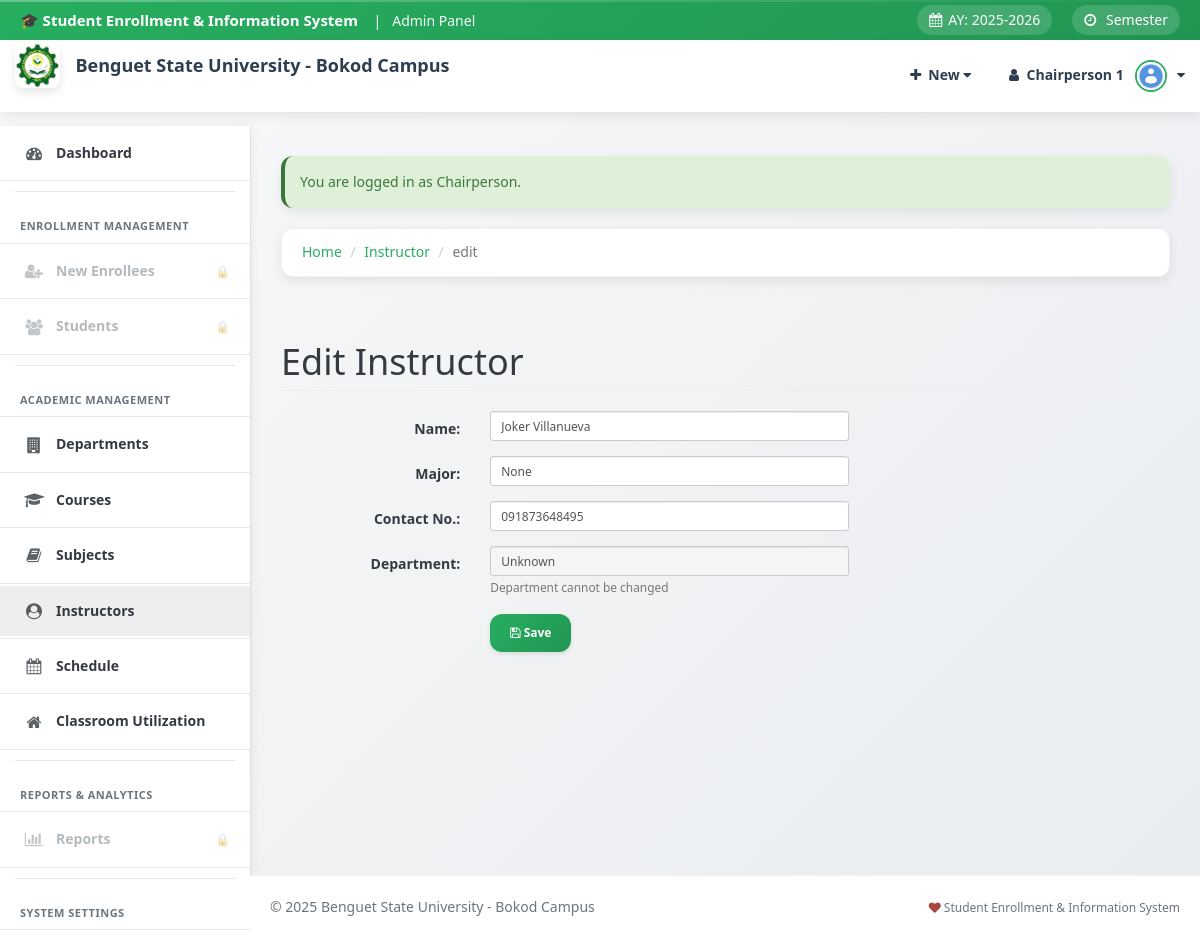
/admin/instructor/index.php?view=edit&id=1 (signed in), run on the app's committed database.
### tables this page shows
CREATE TABLE `tblinstructor` (
  `INST_ID` int(11) NOT NULL AUTO_INCREMENT,
  `INST_NAME` varchar(90) NOT NULL,
  `INST_MAJOR` varchar(90) NOT NULL,
  `INST_CONTACT` varchar(30) NOT NULL,
  PRIMARY KEY (`INST_ID`)
);

### admin/instructor/index.php (called while the page is built, shortened)
<?php
require_once ("../theme/templates.php");
?>

### include/database.php (called while the page is built, shortened)
<?php
class Database {
	var $sql_string = '';
	public $conn;
	public function open_connection() {
		$this->conn = mysqli_connect(server,user,pass);
		if(!$this->conn){
			echo "Problem in database connection! Contact administrator!";
			exit();
		}else{
			$db_select = mysqli_select_db($this->conn,database_name);
		}
	}
	function setQuery($sql='') {
		$this->sql_string=$sql;
	}
	function executeQuery() {
		$result = mysqli_query($this->conn,$this->sql_string);
		return $result;
	}
	private function confirm_query($result) {
		return $result;
	}
	function loadSingleResult() {
		$cur = $this->executeQuery();
		while ($row = mysqli_fetch_object($cur)) {
		return $data = $row;
		}
	}
}
$mydb = new Database();
?>

### include/instructors.php (called while the page is built, shortened)
<?php
require_once(LIB_PATH.DS.'database.php');
class Instructor {
	protected static  $tblname = "tblinstructor";
	function single_instructor($id=""){
			global $mydb;
			$mydb->setQuery("SELECT * FROM ".self::$tblname."
				Where INST_ID= '{$id}' LIMIT 1");
			$cur = $mydb->loadSingleResult();
			return $cur;
	}
}
?>

### include/department-filter.php (called while the page is built, shortened)
<?php
function isChairperson() {
    return isset($_SESSION['ACCOUNT_TYPE']) && $_SESSION['ACCOUNT_TYPE'] === 'Chairperson';
}
?>

### admin/instructor/edit.php (the view, shortened to what this page needs)
<?php
  @$INST_ID = $_GET['id'];
  $subject = New Instructor();
  $inst = $subject->single_instructor($INST_ID);
?>
 <form class="form-horizontal span6" action="controller.php?action=edit" method="POST">
           <div class="row">
         <div class="col-lg-12">
            <h1 class="page-header">Edit Instructor</h1>
          </div>
        </div>
                   <div class="form-group">
                    <div class="col-md-8">
                      <label class="col-md-4 control-label" for=
                      "INST_NAME">Name:</label>
                      <div class="col-md-8">
                         <input class="form-control input-sm" id="INST_NAME" name="INST_NAME" placeholder=
                            "Instructor Full Name" type="text" value="<?php echo $inst->INST_NAME ; ?>">
                      </div>
                    </div>
                  </div>
                  <div class="form-group">
                    <div class="col-md-8">
                      <label class="col-md-4 control-label" for=
                      "INST_MAJOR">Major:</label>
                      <div class="col-md-8">
                         <input class="form-control input-sm" id="INST_MAJOR" name="INST_MAJOR" placeholder=
                            "Major" type="text" value="<?php echo $inst->INST_MAJOR ; ?>">
                      </div>
                    </div>
                  </div>
                  <div class="form-group">
                    <div class="col-md-8">
                      <label class="col-md-4 control-label" for=
                      "INST_CONTACT">Contact No.:</label>
                      <div class="col-md-8">
                         <input class="form-control input-sm" id="INST_CONTACT" name="INST_CONTACT" placeholder=
                            "Contact Number" type="text" value="<?php echo $inst->INST_CONTACT ; ?>" required>
                      </div>
                    </div>
                  </div>
                  <div class="form-group">
                    <div class="col-md-8">
                      <label class="col-md-4 control-label" for="DEPT_ID">Department:</label>
                      <div class="col-md-8">
                        <?php if (isChairperson()): ?>
                            <?php
                                $mydb->setQuery("SELECT DEPARTMENT_NAME FROM department WHERE DEPT_ID = " . intval($inst->DEPT_ID));
                                $deptName = $mydb->loadSingleResult();
                            ?>
                            <input type="text" class="form-control input-sm" value="<?php echo htmlspecialchars($deptName->DEPARTMENT_NAME ?? 'Unknown'); ?>" readonly style="background-color: #f5f5f5;">
                            <small class="text-muted">Department cannot be changed</small>
                        <?php endif; ?>
                      </div>
                    </div>
                  </div>
             <div class="form-group">
                    <div class="col-md-8">
                      <label class="col-md-4 control-label" for=
                      "idno"></label>
                      <div class="col-md-8">
                       <button class="btn btn-primary btn-sm" name="save" type="submit" ><span class="fa fa-save fw-fa"></span>  Save</button>
                       </div>
                    </div>
                  </div>
  </form>

### admin/css/sb-admin-2.css (style rules this page uses)
body { background-color: #f8f8f8; }

### admin/theme/templates.php (style rules this page uses)
:root { --primary: #2c3e50; --secondary: #34495e; --accent: #27ae60; --accent-dark: #219653; --accent-light: #2ecc71; --warning: #e67e22; --danger: #e74c3c; --info: #3498db; --muted: #6c757d; --light: #f8f9fa; --dark: #343a40; --radius: 12px; --shadow: 0 4px 12px rgba(0,0,0,0.08); --shadow-lg: 0 8px 24px rgba(0,0,0,0.12); --transition: all 0.3s ease; }
body { background: linear-gradient(135deg, #f8f9fa 0%, #e9ecef 100%); color: var(--dark); font-family: 'Segoe UI', Tahoma, Geneva, Verdana, sans-serif; line-height: 1.6; margin: 0; padding: 0; }
.btn { border: none; border-radius: var(--radius); font-weight: 600; padding: 10px 20px; transition: var(--transition); box-shadow: 0 2px 4px rgba(0,0,0,0.1); }
.btn-primary { background: linear-gradient(135deg, var(--accent), var(--accent-dark)); }

### data on the page
tblinstructor: INST_NAME "Joker Villanueva", INST_MAJOR "None", INST_CONTACT "091873648495"

### other printed values
$_SESSION['SY'] "2025-2026"
$accountName "Chairperson 1"
$_SESSION['message'] "You are logged in as Chairperson."
$title "Instructor"
$header "edit"
